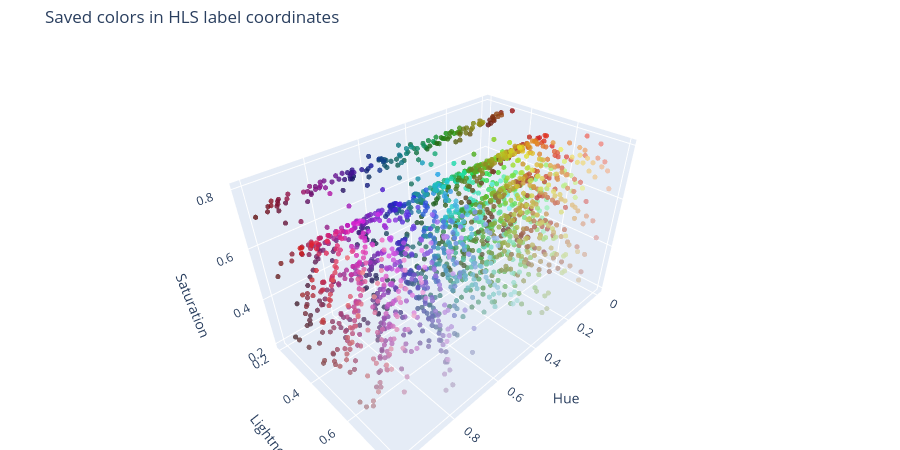

Write notebook code for a chart like this one.
### Markdown cell above
## Colors: swatches and HLS coordinates

The swatches are a fixed sample. The interactive plot includes every saved color;
hover to see its hex code and row ID.

### Code cell
colors = frames["colors"]
swatches = colors.sample(n=min(36, len(colors)), random_state=0).sort_values("hue")
blocks = []
for color in swatches["hex"]:
    safe_color = escape(color, quote=True)
    blocks.append(f'<div style="text-align:center;font-family:monospace;font-size:12px">'
                  f'<div style="background:{safe_color};height:36px;border:1px solid #aaa"></div>'
                  f'{safe_color}</div>')
display(HTML('<div style="display:grid;grid-template-columns:repeat(12,1fr);gap:6px">'
             + ''.join(blocks) + '</div>'))
fig = go.Figure(go.Scatter3d(
    x=colors.hue, y=colors.lightness, z=colors.saturation,
    mode="markers", marker={"size": 3, "color": colors["hex"].tolist(), "opacity": 0.8},
    text=[f"row_id={row_id}  hex={color}" for row_id, color in zip(colors.row_id, colors["hex"])],
    hovertemplate="%{text}<br>hue=%{x:.3f}<br>lightness=%{y:.3f}<br>saturation=%{z:.3f}<extra></extra>",
))
fig.update_layout(title="Saved colors in HLS label coordinates", height=450,
                  scene={"xaxis_title": "Hue", "yaxis_title": "Lightness", "zaxis_title": "Saturation"},
                  margin={"l": 0, "r": 0, "b": 0, "t": 45})
fig.show()

### Figure 1 — Plotly figure (JSON) as saved in the notebook; plotly's stock layout.template omitted (floating-point values rounded to 4 significant figures; data arrays with more than 128 entries replaced by an {"elided": "..."} marker saying what was removed)
{"data": [{"hovertemplate": "%{text}<br>hue=%{x:.3f}<br>lightness=%{y:.3f}<br>saturation=%{z:.3f}<extra></extra>", "marker": {"color": {"elided": "1850 str values"}, "opacity": 0.8, "size": 3}, "mode": "markers", "text": {"elided": "1850 str values"}, "type": "scatter3d", "x": {"elided": "1850 float values"}, "y": {"elided": "1850 float values"}, "z": {"elided": "1850 float values"}}], "layout": {"height": 450, "margin": {"b": 0, "l": 0, "r": 0, "t": 45}, "scene": {"xaxis": {"title": {"text": "Hue"}}, "yaxis": {"title": {"text": "Lightness"}}, "zaxis": {"title": {"text": "Saturation"}}}, "title": {"text": "Saved colors in HLS label coordinates"}}}
